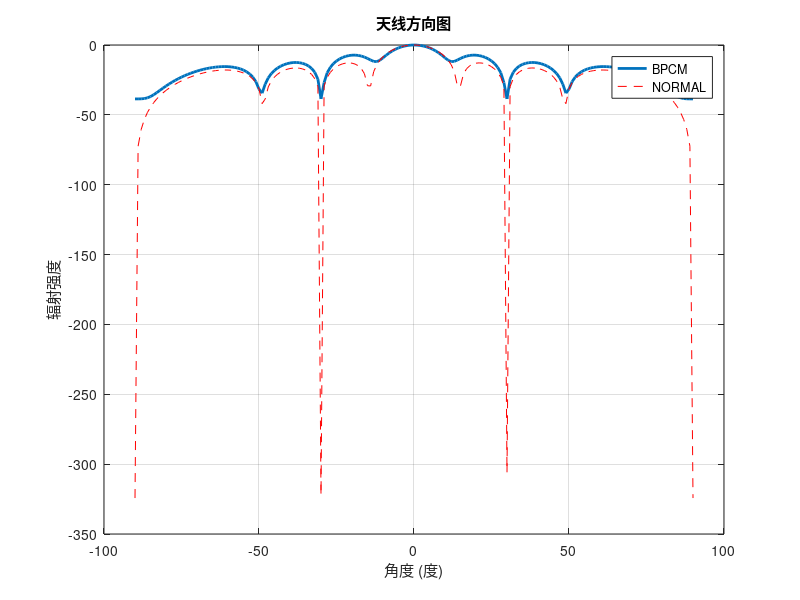
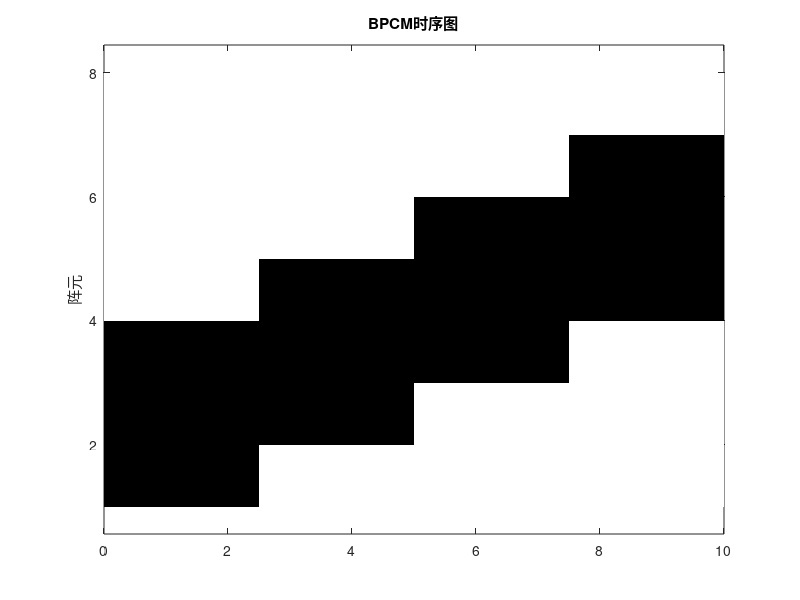

The MATLAB source for these figures, in order:
clear ;
close all;
% 定义天线参数
freq = 16e9;  % 频率为16 GHz
lambda = 3e8/freq;  % 波长
d =lambda/2;      % 天线元件间距为0.5米

theta = -pi/2:pi/180:pi/2;  % 角度范围
N = 8;  % 天线元件数
w = chebwin(N);  % 选用Chebyshev窗函数
k=2*pi/lambda;%波数

% 计算天线的方向图
af = zeros(1,length(theta));
af1 = zeros(1,length(theta));

%时间调制函数
U=zeros(1+N/2,N);
for i=1:1+N/2
    for t=1:N
        if t>i-1 && t<i+3
            U(i,t)=0;
        else
            U(i,t)=1;
        end
    end
end
for m=0:N*2
    for n=1:N
    
        af = af + U(mod(m,N/2)+1,n)*exp(-1j*k*d*(n-1)*sin(theta));%阵源叠加
        
    end
end
af =abs(af);
af=af/max(af);
af=20*log10(af);
%% 无干扰静态方向图

L=length(theta);
a=zeros(N,L);
for i=1:N
    a(i,:)=exp(1j*k*(i-1)*d*sin(theta));
end
v=ones(N,1);
s=v'*a;
s1=abs(s);
s2=s1/max(s1);
s=20*log10(s2);
%% 绘制方向图
figure;
plot(theta*180/pi,af,'LineWidth',2);
hold on;
plot(theta*180/pi,s,"r--");
title('天线方向图');
xlabel('角度 (度)');
ylabel('辐射强度');
legend("BPCM","NORMAL");
grid on;
x = linspace(0, 10, N/2+1); % 生成横轴向量
y=linspace(1, N, N);

A=U';
% 假设你的矩阵叫做A
figure; % 创建一个新的图形窗口
pcolor(x,y,A); % 用pcolor函数绘制伪彩图
shading flat;
ylabel('阵元');
title('BPCM时序图');
colormap(gray(2)); % 设置颜色映射为灰度，只有两种颜色：黑色和白色
axis equal; % 设置坐标轴等比例缩放
